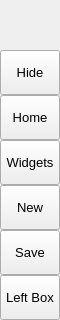
        <widget class="QFrame" name="leftMenuBg">
         <property name="minimumSize">
          <size>
           <width>60</width>
           <height>0</height>
          </size>
         </property>
         <property name="maximumSize">
          <size>
           <width>60</width>
           <height>16777215</height>
          </size>
         </property>
         <property name="frameShape">
          <enum>QFrame::NoFrame</enum>
         </property>
         <property name="frameShadow">
          <enum>QFrame::Raised</enum>
         </property>
         <layout class="QVBoxLayout" name="verticalLayout_3">
          <property name="spacing">
           <number>0</number>
          </property>
          <property name="leftMargin">
           <number>0</number>
          </property>
          <property name="topMargin">
           <number>0</number>
          </property>
          <property name="rightMargin">
           <number>0</number>
          </property>
          <property name="bottomMargin">
           <number>0</number>
          </property>
          <item>
           <widget class="QFrame" name="topLogoInfo">
            <property name="minimumSize">
             <size>
              <width>0</width>
              <height>50</height>
             </size>
            </property>
            <property name="maximumSize">
             <size>
              <width>16777215</width>
              <height>50</height>
             </size>
            </property>
            <property name="frameShape">
             <enum>QFrame::NoFrame</enum>
            </property>
            <property name="frameShadow">
             <enum>QFrame::Raised</enum>
            </property>
            <widget class="QFrame" name="topLogo">
             <property name="geometry">
              <rect>
               <x>10</x>
               <y>5</y>
               <width>42</width>
               <height>42</height>
              </rect>
             </property>
             <property name="minimumSize">
              <size>
               <width>42</width>
               <height>42</height>
              </size>
             </property>
             <property name="maximumSize">
              <size>
               <width>42</width>
               <height>42</height>
              </size>
             </property>
             <property name="frameShape">
              <enum>QFrame::NoFrame</enum>
             </property>
             <property name="frameShadow">
              <enum>QFrame::Raised</enum>
             </property>
            </widget>
            <widget class="QLabel" name="titleLeftApp">
             <property name="geometry">
              <rect>
               <x>70</x>
               <y>8</y>
               <width>160</width>
               <height>20</height>
              </rect>
             </property>
             <property name="font">
              <font>
               <family>Segoe UI Semibold</family>
               <pointsize>12</pointsize>
               <italic>false</italic>
               <bold>false</bold>
              </font>
             </property>
             <property name="text">
              <string>PyDracula</string>
             </property>
             <property name="alignment">
              <set>Qt::AlignLeading|Qt::AlignLeft|Qt::AlignTop</set>
             </property>
            </widget>
            <widget class="QLabel" name="titleLeftDescription">
             <property name="geometry">
              <rect>
               <x>70</x>
               <y>27</y>
               <width>160</width>
               <height>16</height>
              </rect>
             </property>
             <property name="maximumSize">
              <size>
               <width>16777215</width>
               <height>16</height>
              </size>
             </property>
             <property name="font">
              <font>
               <family>Segoe UI</family>
               <pointsize>8</pointsize>
               <italic>false</italic>
               <bold>false</bold>
              </font>
             </property>
             <property name="text">
              <string>Modern GUI / Flat Style</string>
             </property>
             <property name="alignment">
              <set>Qt::AlignLeading|Qt::AlignLeft|Qt::AlignTop</set>
             </property>
            </widget>
           </widget>
          </item>
          <item>
           <widget class="QFrame" name="leftMenuFrame">
            <property name="frameShape">
             <enum>QFrame::NoFrame</enum>
            </property>
            <property name="frameShadow">
             <enum>QFrame::Raised</enum>
            </property>
            <layout class="QVBoxLayout" name="verticalMenuLayout">
             <property name="spacing">
              <number>0</number>
             </property>
             <property name="leftMargin">
              <number>0</number>
             </property>
             <property name="topMargin">
              <number>0</number>
             </property>
             <property name="rightMargin">
              <number>0</number>
             </property>
             <property name="bottomMargin">
              <number>0</number>
             </property>
             <item>
              <widget class="QFrame" name="toggleBox">
               <property name="maximumSize">
                <size>
                 <width>16777215</width>
                 <height>45</height>
                </size>
               </property>
               <property name="frameShape">
                <enum>QFrame::NoFrame</enum>
               </property>
               <property name="frameShadow">
                <enum>QFrame::Raised</enum>
               </property>
               <layout class="QVBoxLayout" name="verticalLayout_4">
                <property name="spacing">
                 <number>0</number>
                </property>
                <property name="leftMargin">
                 <number>0</number>
                </property>
                <property name="topMargin">
                 <number>0</number>
                </property>
                <property name="rightMargin">
                 <number>0</number>
                </property>
                <property name="bottomMargin">
                 <number>0</number>
                </property>
                <item>
                 <widget class="QPushButton" name="toggleButton">
                  <property name="sizePolicy">
                   <sizepolicy hsizetype="Expanding" vsizetype="Fixed">
                    <horstretch>0</horstretch>
                    <verstretch>0</verstretch>
                   </sizepolicy>
                  </property>
                  <property name="minimumSize">
                   <size>
                    <width>0</width>
                    <height>45</height>
                   </size>
                  </property>
                  <property name="font">
                   <font>
                    <family>Segoe UI</family>
                    <pointsize>10</pointsize>
                    <italic>false</italic>
                    <bold>false</bold>
                   </font>
                  </property>
                  <property name="cursor">
                   <cursorShape>PointingHandCursor</cursorShape>
                  </property>
                  <property name="layoutDirection">
                   <enum>Qt::LeftToRight</enum>
                  </property>
                  <property name="styleSheet">
                   <string notr="true">background-image: url(:/icons/images/icons/icon_menu.png);</string>
                  </property>
                  <property name="text">
                   <string>Hide</string>
                  </property>
                 </widget>
                </item>
               </layout>
              </widget>
             </item>
             <item alignment="Qt::AlignTop">
              <widget class="QFrame" name="topMenu">
               <property name="frameShape">
                <enum>QFrame::NoFrame</enum>
               </property>
               <property name="frameShadow">
                <enum>QFrame::Raised</enum>
               </property>
               <layout class="QVBoxLayout" name="verticalLayout_8">
                <property name="spacing">
                 <number>0</number>
                </property>
                <property name="leftMargin">
                 <number>0</number>
                </property>
                <property name="topMargin">
                 <number>0</number>
                </property>
                <property name="rightMargin">
                 <number>0</number>
                </property>
                <property name="bottomMargin">
                 <number>0</number>
                </property>
                <item>
                 <widget class="QPushButton" name="btn_home">
                  <property name="sizePolicy">
                   <sizepolicy hsizetype="Expanding" vsizetype="Fixed">
                    <horstretch>0</horstretch>
                    <verstretch>0</verstretch>
                   </sizepolicy>
                  </property>
                  <property name="minimumSize">
                   <size>
                    <width>0</width>
                    <height>45</height>
                   </size>
                  </property>
                  <property name="font">
                   <font>
                    <family>Segoe UI</family>
                    <pointsize>10</pointsize>
                    <italic>false</italic>
                    <bold>false</bold>
                   </font>
                  </property>
                  <property name="cursor">
                   <cursorShape>PointingHandCursor</cursorShape>
                  </property>
                  <property name="toolTip">
                   <string>home</string>
                  </property>
                  <property name="layoutDirection">
                   <enum>Qt::LeftToRight</enum>
                  </property>
                  <property name="styleSheet">
                   <string notr="true">background-image: url(:/icons/images/icons/cil-home.png);</string>
                  </property>
                  <property name="text">
                   <string>Home</string>
                  </property>
                 </widget>
                </item>
                <item>
                 <widget class="QPushButton" name="btn_widgets">
                  <property name="sizePolicy">
                   <sizepolicy hsizetype="Expanding" vsizetype="Fixed">
                    <horstretch>0</horstretch>
                    <verstretch>0</verstretch>
                   </sizepolicy>
                  </property>
                  <property name="minimumSize">
                   <size>
                    <width>0</width>
                    <height>45</height>
                   </size>
                  </property>
                  <property name="font">
                   <font>
                    <family>Segoe UI</family>
                    <pointsize>10</pointsize>
                    <italic>false</italic>
                    <bold>false</bold>
                   </font>
                  </property>
                  <property name="cursor">
                   <cursorShape>PointingHandCursor</cursorShape>
                  </property>
                  <property name="toolTip">
                   <string>analysize</string>
                  </property>
                  <property name="layoutDirection">
                   <enum>Qt::LeftToRight</enum>
                  </property>
                  <property name="styleSheet">
                   <string notr="true">background-image: url(:/icons/images/icons/cil-browser.png);</string>
                  </property>
                  <property name="text">
                   <string>Widgets</string>
                  </property>
                 </widget>
                </item>
                <item>
                 <widget class="QPushButton" name="btn_chart">
                  <property name="sizePolicy">
                   <sizepolicy hsizetype="Expanding" vsizetype="Fixed">
                    <horstretch>0</horstretch>
                    <verstretch>0</verstretch>
                   </sizepolicy>
                  </property>
                  <property name="minimumSize">
                   <size>
                    <width>0</width>
                    <height>45</height>
                   </size>
                  </property>
                  <property name="font">
                   <font>
                    <family>Segoe UI</family>
                    <pointsize>10</pointsize>
                    <italic>false</italic>
                    <bold>false</bold>
                   </font>
                  </property>
                  <property name="cursor">
                   <cursorShape>PointingHandCursor</cursorShape>
                  </property>
                  <property name="toolTip">
                   <string>chart</string>
                  </property>
                  <property name="layoutDirection">
                   <enum>Qt::LeftToRight</enum>
                  </property>
                  <property name="styleSheet">
                   <string notr="true">background-image: url(:/icons/images/icons/cil-chart-pie.png);</string>
                  </property>
                  <property name="text">
                   <string>New</string>
                  </property>
                 </widget>
                </item>
                <item>
                 <widget class="QPushButton" name="btn_save">
                  <property name="sizePolicy">
                   <sizepolicy hsizetype="Expanding" vsizetype="Fixed">
                    <horstretch>0</horstretch>
                    <verstretch>0</verstretch>
                   </sizepolicy>
                  </property>
                  <property name="minimumSize">
                   <size>
                    <width>0</width>
                    <height>45</height>
                   </size>
                  </property>
                  <property name="font">
                   <font>
                    <family>Segoe UI</family>
                    <pointsize>10</pointsize>
                    <italic>false</italic>
                    <bold>false</bold>
                   </font>
                  </property>
                  <property name="cursor">
                   <cursorShape>PointingHandCursor</cursorShape>
                  </property>
                  <property name="toolTip">
                   <string>save</string>
                  </property>
                  <property name="layoutDirection">
                   <enum>Qt::LeftToRight</enum>
                  </property>
                  <property name="styleSheet">
                   <string notr="true">background-image: url(:/icons/images/icons/cil-save.png)</string>
                  </property>
                  <property name="text">
                   <string>Save</string>
                  </property>
                 </widget>
                </item>
               </layout>
              </widget>
             </item>
             <item alignment="Qt::AlignBottom">
              <widget class="QFrame" name="bottomMenu">
               <property name="frameShape">
                <enum>QFrame::NoFrame</enum>
               </property>
               <property name="frameShadow">
                <enum>QFrame::Raised</enum>
               </property>
               <layout class="QVBoxLayout" name="verticalLayout_9">
                <property name="spacing">
                 <number>0</number>
                </property>
                <property name="leftMargin">
                 <number>0</number>
                </property>
                <property name="topMargin">
                 <number>0</number>
                </property>
                <property name="rightMargin">
                 <number>0</number>
                </property>
                <property name="bottomMargin">
                 <number>0</number>
                </property>
                <item>
                 <widget class="QPushButton" name="toggleLeftBox">
                  <property name="sizePolicy">
                   <sizepolicy hsizetype="Expanding" vsizetype="Fixed">
                    <horstretch>0</horstretch>
                    <verstretch>0</verstretch>
                   </sizepolicy>
                  </property>
                  <property name="minimumSize">
                   <size>
                    <width>0</width>
                    <height>45</height>
                   </size>
                  </property>
                  <property name="font">
                   <font>
                    <family>Segoe UI</family>
                    <pointsize>10</pointsize>
                    <italic>false</italic>
                    <bold>false</bold>
                   </font>
                  </property>
                  <property name="cursor">
                   <cursorShape>PointingHandCursor</cursorShape>
                  </property>
                  <property name="layoutDirection">
                   <enum>Qt::LeftToRight</enum>
                  </property>
                  <property name="styleSheet">
                   <string notr="true">background-image: url(:/icons/images/icons/icon_settings.png);</string>
                  </property>
                  <property name="text">
                   <string>Left Box</string>
                  </property>
                 </widget>
                </item>
               </layout>
              </widget>
             </item>
            </layout>
           </widget>
          </item>
         </layout>
        </widget>
